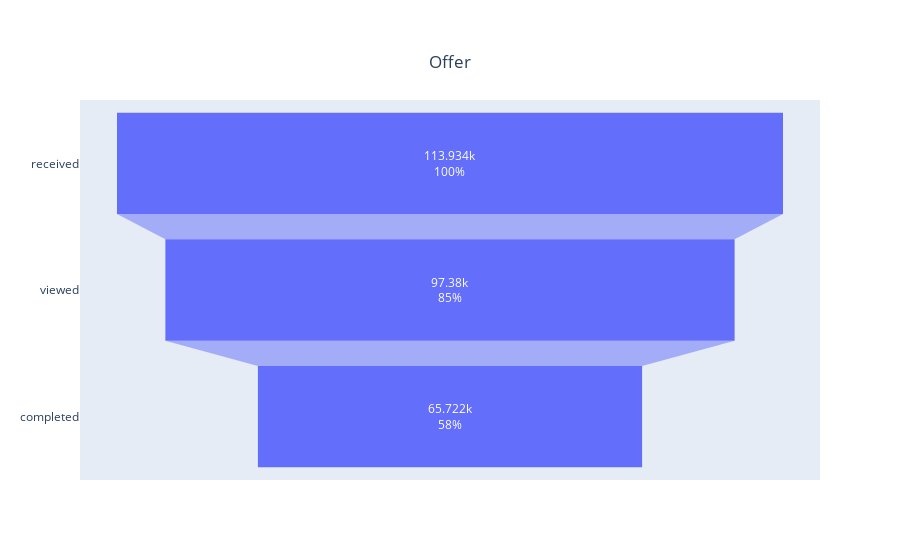

The notebook cell saved with this chart:
### Markdown cell above
### Offer funnel and time

### Code cell
visualize.plot_funnel(df_offer_time)

### Figure 1 — Plotly figure (JSON) as saved in the notebook; plotly's stock layout.template omitted (floating-point values rounded to 4 significant figures)
{"data": [{"textinfo": "value+percent initial", "type": "funnel", "x": [113934, 97380, 65722], "y": ["received", "viewed", "completed"]}], "layout": {"title": {"text": "Offer", "x": 0.5, "xanchor": "center", "y": 0.9, "yanchor": "top"}}}
